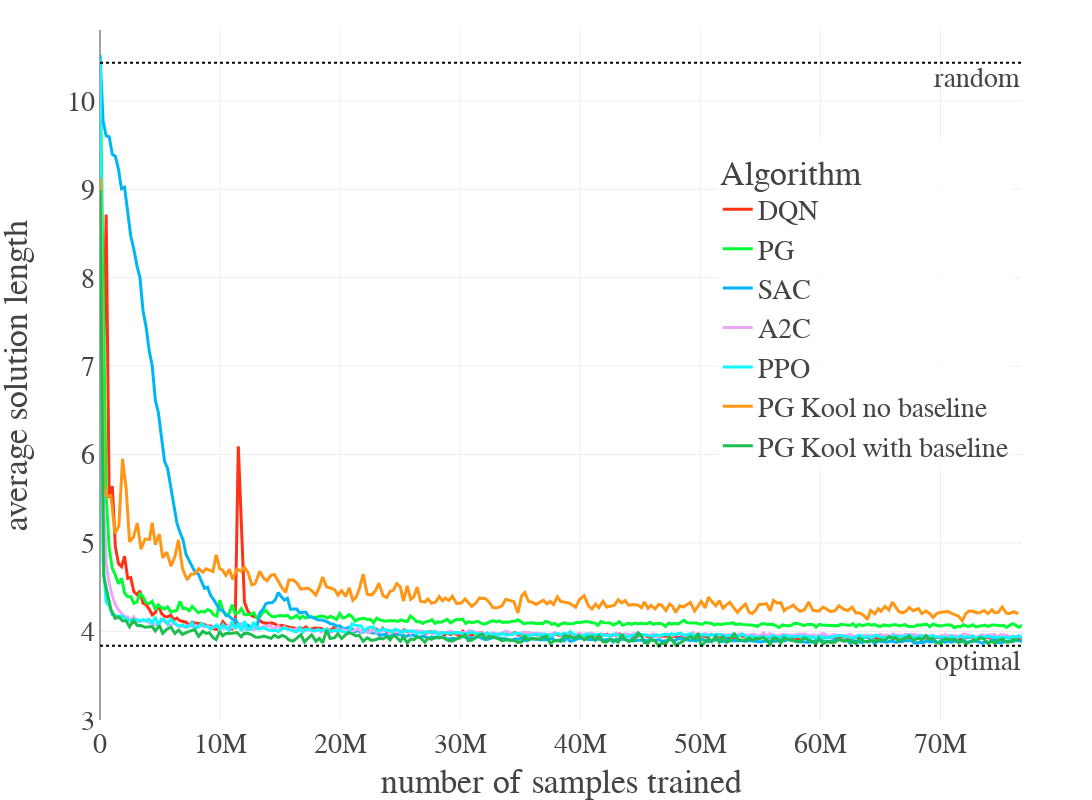

The cell this chart's notebook holds for it:
### Code cell
# https://plotly.com/python/plot-data-from-csv/
# https://stackoverflow.com/questions/64500472/plot-multiple-pandas-dataframes-in-one-graph-python-plotly
import plotly.express as px
import plotly.graph_objects as go
import plotly.io as pio
pio.kaleido.scope.mathjax = None # https://github.com/plotly/plotly.py/issues/3469

fig = go.Figure()
for i, (name, df) in enumerate(zip(plot_names, plot_dfs)):
    if "Kool" in name:
        fig = fig.add_trace(go.Scatter(x = df[x_df_label][::40] * x_mult,
                                   y = df[y_df_labels[i]][::40], 
                                   name = name,
                                   line=dict(width=3))) # , marker=dict(size=10)
    else:
        fig = fig.add_trace(go.Scatter(x = df[x_df_label][::1] * x_mult,
                                   y = df[y_df_labels[i]][::1], 
                                   name = name,
                                   line=dict(width=3)))

fig.update_layout(
    font_family="libertine",
    font_size=28,
    autosize=False,
    width=2000,
    height=800,
    margin=dict(
        l=100,
        r=70,
        b=80,
        t=30,
        pad=4
    ),
    yaxis=dict(
        title_text=y_display_label,
        type="linear" if is_reward_plot else y_type,
        range=(3.0, 10.8) if is_reward_plot else None, # 10.8
        rangemode="tozero",
        #tickformat='.0e',
        
        #ticktext=["-0.1", "-1", "-10", "-100", "-1000", "-10k", "-100k", "-1M", "-10M"],
        #tickvals=[0.1, 1, 10, 100, 1000, 10000, 100000, 1000000, 10000000],
        #tickmode="array",
        #titlefont=dict(size=30),
    ),
    xaxis=dict(
        title_text=x_display_label,
        range=None if is_reward_plot else (0, x_mult*df[x_df_label].iloc[-1]),
        rangemode="tozero",
        #ticktext=["Very long label", "long label", "3", "label"],
        #tickvals=[1, 2, 3, 4],
        #tickmode="array",
        #titlefont=dict(size=30),
    ),
    title=dict(
        #text=title,
    ),
    legend=dict(
        yanchor="top",
        y=0.84, # 84   6
        xanchor="right",
        x=0.99, #0.99,
        bgcolor='rgba(255,255,255,0.8)'
    ),
    legend_title_text=figure_meta['legend_title'],
    #paper_bgcolor="LightSteelBlue",
)
# https://plotly.com/python/horizontal-vertical-shapes/
if is_reward_plot:
    fig.add_hline(y=10.43, line_dash="dot", annotation_text="random", annotation_position="bottom right")
    fig.add_hline(y=3.84, line_dash="dot", annotation_text="optimal", annotation_position="bottom right")

#fig.add_hline(y=3.84, line_dash="dot", annotation_text="optimal (20)", annotation_position="bottom right")
#fig.add_hline(y=5.70, line_dash="dot", annotation_text="optimal (50)", annotation_position="bottom right")
#fig.add_hline(y=7.76, line_dash="dot", annotation_text="optimal (100)", annotation_position="bottom right")

fig.show()
fig.write_image("figures/" + figure_meta['plot_filename'] + ".pdf")

with open("figure_metas/" + figure_meta['plot_filename'] + ".json", "w") as fp:
    json.dump(figure_meta,fp)

### Figure 1 — Plotly figure (JSON) as saved in the notebook; plotly's stock layout.template omitted (floating-point values rounded to 4 significant figures; data arrays with more than 128 entries replaced by an {"elided": "..."} marker saying what was removed)
{"data": [{"line": {"width": 3}, "name": "DQN", "type": "scatter", "x": {"elided": "301 int values"}, "y": {"elided": "301 float values"}}, {"line": {"width": 3}, "name": "PG", "type": "scatter", "x": {"elided": "301 int values"}, "y": {"elided": "301 float values"}}, {"line": {"width": 3}, "name": "SAC", "type": "scatter", "x": {"elided": "301 int values"}, "y": {"elided": "301 float values"}}, {"line": {"width": 3}, "name": "A2C", "type": "scatter", "x": {"elided": "301 int values"}, "y": {"elided": "301 float values"}}, {"line": {"width": 3}, "name": "PPO", "type": "scatter", "x": {"elided": "301 int values"}, "y": {"elided": "301 float values"}}, {"line": {"width": 3}, "name": "PG Kool no baseline", "type": "scatter", "x": {"elided": "250 int values"}, "y": {"elided": "250 float values"}}, {"line": {"width": 3}, "name": "PG Kool with baseline", "type": "scatter", "x": {"elided": "250 int values"}, "y": {"elided": "250 float values"}}], "layout": {"annotations": [{"showarrow": false, "text": "random", "x": 1, "xanchor": "right", "xref": "x domain", "y": 10.43, "yanchor": "top", "yref": "y"}, {"showarrow": false, "text": "optimal", "x": 1, "xanchor": "right", "xref": "x domain", "y": 3.84, "yanchor": "top", "yref": "y"}], "autosize": false, "font": {"family": "libertine", "size": 28}, "height": 800, "legend": {"bgcolor": "rgba(255,255,255,0.8)", "title": {"text": "Algorithm"}, "x": 0.99, "xanchor": "right", "y": 0.84, "yanchor": "top"}, "margin": {"b": 80, "l": 100, "pad": 4, "r": 70, "t": 30}, "shapes": [{"line": {"dash": "dot"}, "type": "line", "x0": 0, "x1": 1, "xref": "x domain", "y0": 10.43, "y1": 10.43, "yref": "y"}, {"line": {"dash": "dot"}, "type": "line", "x0": 0, "x1": 1, "xref": "x domain", "y0": 3.84, "y1": 3.84, "yref": "y"}], "width": 2000, "xaxis": {"rangemode": "tozero", "title": {"text": "number of samples trained"}}, "yaxis": {"range": [3, 10.8], "rangemode": "tozero", "title": {"text": "average solution length"}, "type": "linear"}}}
